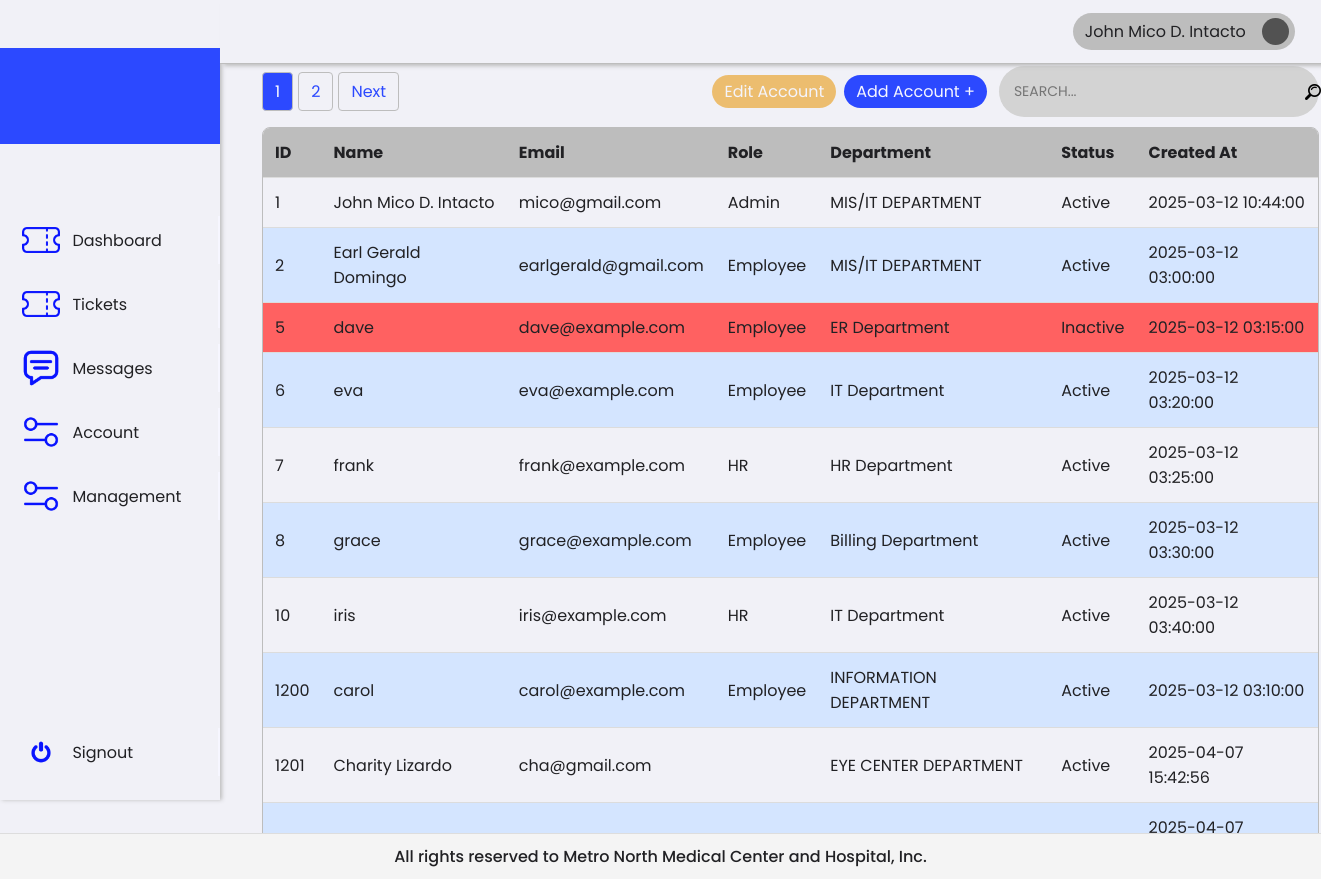
Page /1/hrAdmin/management.php (signed in) on the committed database.
### tables this page shows
CREATE TABLE `users` (
  `id` int(11) NOT NULL,
  `name` varchar(255) NOT NULL,
  `email` varchar(255) NOT NULL,
  `password` varchar(255) NOT NULL,
  `role` enum('Employee','HR','Admin','Disable') NOT NULL,
  `department` varchar(255) DEFAULT NULL,
  `status` enum('Active','Inactive') NOT NULL,
  `created_at` timestamp NOT NULL DEFAULT current_timestamp()
);

### 0/includes/accountQuery.php (called while the page is built)
<?php
try {
    require '../../0/includes/db.php';
    $limit = 10;
    $page = isset($_GET['page']) && is_numeric($_GET['page']) ? (int) $_GET['page'] : 1;
    $offset = ($page - 1) * $limit;
    $countSql = "SELECT COUNT(*) FROM users";
    $stmt = $pdo->query($countSql);
    $totalRecords = $stmt->fetchColumn();
    $totalPages = ceil($totalRecords / $limit);
    $sql = "SELECT id, name, email, role, department, status, created_at
            FROM users
            LIMIT :limit OFFSET :offset";
    $stmt = $pdo->prepare($sql);
    $stmt->bindParam(':limit', $limit, PDO::PARAM_INT);
    $stmt->bindParam(':offset', $offset, PDO::PARAM_INT);
    $stmt->execute();
    $users = $stmt->fetchAll(PDO::FETCH_ASSOC);
} catch (PDOException $e) {
    die("Database connection failed: " . $e->getMessage());
}
?>

### 1/hrAdmin/management.php (the view, shortened to what this page needs)
<?php
require_once '../../0/includes/employeeTicket.php';
require_once '../../0/includes/accountQuery.php';
?>
<!DOCTYPE html>
<html lang="en">
<head>
    <link rel="stylesheet" href="../../assets/css/framework.css">
    <link rel="stylesheet" href="../../assets/css/management.css">
</head>
<body>
    <div class="container">
        <div class="sideNav">
            <div class="sideNavLogo img-cover"></div>
            <div class="navBtn">
                <div class="navBtnIcon img-contain" style="background-image: url(../../assets/images/icons/ticket.png);"></div>
                <a href="dashboard.php">Dashboard</a>
            </div>
            <div class="navBtn">
                <div class="navBtnIcon img-contain" style="background-image: url(../../assets/images/icons/ticket.png);"></div>
                <a href="ticket.php">Tickets</a>
            </div>
            <div class="navBtn">
                <div class="navBtnIcon img-contain" style="background-image: url(../../assets/images/icons/chat.png);"></div>
                <a href="message.php">Messages</a>
            </div>
            <div class="navBtn">
                <div class="navBtnIcon img-contain" style="background-image: url(../../assets/images/icons/settings.png);"></div>
                <a href="account.php">Account</a>
            </div>
            <div class="navBtn">
                <div class="navBtnIcon img-contain" style="background-image: url(../../assets/images/icons/settings.png);"></div>
                <a href="management.php">Management</a>
            </div>
            <div class="navBtn">
                <div class="navBtnIcon img-contain" style="background-image: url(../../assets/images/icons/switch.png);"></div>
                <a href="../../0/includes/signout.php">Signout</a>
            </div>
        </div>
        <div class="content">
            <div class="topNav">
                <div class="account">
                    <div class="accountName">John Doe</div>
                    <div class="accountIcon img-contain"></div>
                </div>
            </div>
            <div class="pagination-wrapper">
                <div class="pagination">
                    <?php for ($i = 1; $i <= $totalPages; $i++): ?>
                        <a href="?page=<?= $i ?>" class="<?= $i == $page ? 'active' : '' ?>"><?= $i ?></a>
                    <?php endfor; ?>
                    <?php if ($page < $totalPages): ?>
                        <a href="?page=<?= $page + 1 ?>" class="next">Next</a>
                    <?php endif; ?>
                </div>
                <div class="btnContainer">
                    <button type="button" class="btnWarning btnWarningDisabled" id="editAccountID" name="editAccount" disabled>Edit Account</button>
                    <button type="button" class="btnDefault" id="addAccountID" name="addAccount">Add Account +</button>
                </div>
                <div class="search-container">
                    <input type="text" placeholder="SEARCH..." class="search-input">
                    <div class="search-icon">
                        <img src="../../assets/images/icons/search.png" alt="Search">
                    </div>
                </div>
            </div>
            <div class="tableContainer">
                <table>
                    <thead>
                        <tr>
                            <th>ID <i class="fas fa-sort"></i></th>
                            <th>Name <i class="fas fa-sort"></i></th>
                            <th>Email <i class="fas fa-sort"></i></th>
                            <th>Role <i class="fas fa-sort"></i></th>
                            <th>Department <i class="fas fa-sort"></i></th>
                            <th>Status <i class="fas fa-sort"></i></th>
                            <th>Created At <i class="fas fa-sort"></i></th>
                        </tr>
                    </thead>
                    <tbody>
                        <?php if (!empty($users)): ?>
                            <?php foreach ($users as $user): ?>
                                <tr data-id="<?= htmlspecialchars($user['id']) ?>"
                                    class="<?= htmlspecialchars($user['status']) === 'Inactive' ? 'inactive-row' : '' ?>">
                                    <td><?= htmlspecialchars($user['id']) ?></td>
                                    <td><?= htmlspecialchars($user['name']) ?></td>
                                    <td><?= htmlspecialchars($user['email']) ?></td>
                                    <td><?= htmlspecialchars($user['role']) ?></td>
                                    <td><?= htmlspecialchars($user['department']) ?></td>
                                    <td><?= htmlspecialchars($user['status']) ?> </td>
                                    <td><?= htmlspecialchars($user['created_at']) ?></td>
                                </tr>
                            <?php endforeach; ?>
                        <?php else: ?>
                            <tr>
                                <td colspan="10" style="text-align: center;">No Users found</td>
                            </tr>
                        <?php endif; ?>
                    </tbody>
                </table>
            </div>
        </div>
    </div>
    <footer class="footer-messages">
        <p>All rights reserved to Metro North Medical Center and Hospital, Inc.</p>
    </footer>
</body>
</html>

### assets/css/framework.css (style rules this page uses)
:root { --white: #f6f6ff; --neutral-100: #f1f1f7; --neutral-200: #dcdcdc; --neutral-300: #bdbdbd; --neutral-400: #989898; --neutral-500: #7c7c7c; --neutral-600: #656565; --neutral-700: #525252; --neutral-800: #464646; --neutral-900: #3d3d3d; --neutral-950: #292929; --black: #212124; --primary-50: #e7f2ff; --primary-100: #d4e5ff; --primary-200: #b2cdff; --primary-300: #83abff; --primary-400: #537aff; --primary-500: #2c49ff; --primary-600: #0913ff; --primary-700: #0008ff; --primary-800: #040ecf; --primary-900: #0c158a; --primary-950: #080b5e; --secondary-50: #fefaec; --secondary-100: #fbf1ca; --secondary-200: #f8e38f; --secondary-300: #f3cb45; --secondary-400: #f1bc2e; --secondary-500: #ea9c16; --secondary-600: #cf7710; --secondary-700: #ac5511; --secondary-800: #8c4214; --secondary-900: #733614; --secondary-950: #421b06; --danger: #c53d3d; --danger-highlight: #ff6161; --warning: #eebf68; --approve: #89dc79; --fast: 128ms; --normal: 256ms; --slow: 512ms; }
* { margin: 0; padding: 0;; box-sizing: border-box;; font-family: 'Poppins', sans-serif; font-size: 16px; color: var(--black); cursor: default; }
body { display: flex; flex-direction: column; background-color: var(--neutral-100); }
.btnContainer { display: flex; justify-content: flex-end; align-items: center; margin-top: 16px; gap: 0 8px; }
.btnDefault { display: flex; justify-content: center; align-items: center; padding: 4px 12px; border-radius: 999px; border: none; background-color: var(--primary-500); color: var(--white); font-size: 16px; cursor: pointer; transition: var(--fast); }
.btnWarning { display: flex; justify-content: center; align-items: center; padding: 4px 12px; border-radius: 999px; border: none; background-color: var(--secondary-500); color: var(--white); font-size: 16px; cursor: pointer; transition: var(--fast); }
.container { display: flex; flex-direction: column; align-items: center; justify-content: center; }
.sideNavLogo { height: 96px; width: 100%; background-color: var(--primary-500); margin: 32px 0 64px 0; }
.sideNav { position: fixed; left: 0; top: 0; display: flex; flex-direction: column; width: 220px; height: 100vh; border-color: var(--primary-400); background-color: var(--neutral-100); box-shadow: 2px 0 4px 0 var(--neutral-300); padding: 16px 0; }
.sideNav >.navBtn:last-child { margin-top: auto; }
.navBtn { display: flex; flex-direction: row; align-items: center; height: 48px; width: 100%; border: none; margin: 8px 0; padding: 0 8px 0 22px; gap: 12px; cursor: pointer; transition: var(--fast); border-right: 2px solid var(--white); }
.navBtn > * { cursor: pointer; }
.navBtnIcon { display: flex; justify-content: center; align-items: center; height: 80%; aspect-ratio: 1/1; }
.navBtn > a { display: flex; align-items: center; text-decoration: none; color: var(--black); font-size: 16px; }
.topNav { position: fixed; top: 0; display: flex; flex-direction: row; align-items: center; justify-content: flex-end; padding: 0 clamp(4px, 2%, 36px) 0 0; height: 64px; border-bottom: 1px solid var(--neutral-300); background-color: var(--neutral-100); box-shadow: 4px 2px 4px 0 var(--neutral-300); }
.account { display: flex; flex-direction: row; align-items: center; gap: 16px; cursor: pointer; height: 60%; background-color: var(--neutral-300); padding: 4px 6px 4px 12px; border-radius: 999px; cursor: pointer; }
.account > * { cursor: pointer; }
.accountIcon { background-color: var(--neutral-700); height: 90%; aspect-ratio: 1/1; border-radius: 50%; }
.img-contain { background-size: contain; background-position: center center; background-repeat: no-repeat; }
.img-cover { background-size: cover; background-position: center center; background-repeat: no-repeat; }

### 1/hrAdmin/management.php (style rules this page uses)
.inactive-row { background-color: var(--danger-highlight) !important; color: white; }

### rows in the picture
users: id "1", name "John Mico D. Intacto", email "mico@gmail.com", role "Admin", department "MIS/IT DEPARTMENT", status "Active", created_at "2025-03-12 10:44:00"
users: id "2", name "Earl Gerald Domingo", email "earlgerald@gmail.com", role "Employee", department "MIS/IT DEPARTMENT", status "Active", created_at "2025-03-12 03:00:00"
users: id "5", name "dave", email "dave@example.com", role "Employee", department "ER Department", status "Inactive", created_at "2025-03-12 03:15:00"
users: id "6", name "eva", email "eva@example.com", role "Employee", department "IT Department", status "Active", created_at "2025-03-12 03:20:00"
users: id "7", name "frank", email "frank@example.com", role "HR", department "HR Department", status "Active", created_at "2025-03-12 03:25:00"
users: id "8", name "grace", email "grace@example.com", role "Employee", department "Billing Department", status "Active", created_at "2025-03-12 03:30:00"
users: id "10", name "iris", email "iris@example.com", role "HR", department "IT Department", status "Active", created_at "2025-03-12 03:40:00"
users: id "1200", name "carol", email "carol@example.com", role "Employee", department "INFORMATION DEPARTMENT", status "Active", created_at "2025-03-12 03:10:00"
users: id "1201", name "Charity Lizardo", email "cha@gmail.com", department "EYE CENTER DEPARTMENT", status "Active", created_at "2025-04-07 15:42:56"
users: created_at "2025-04-07…"
